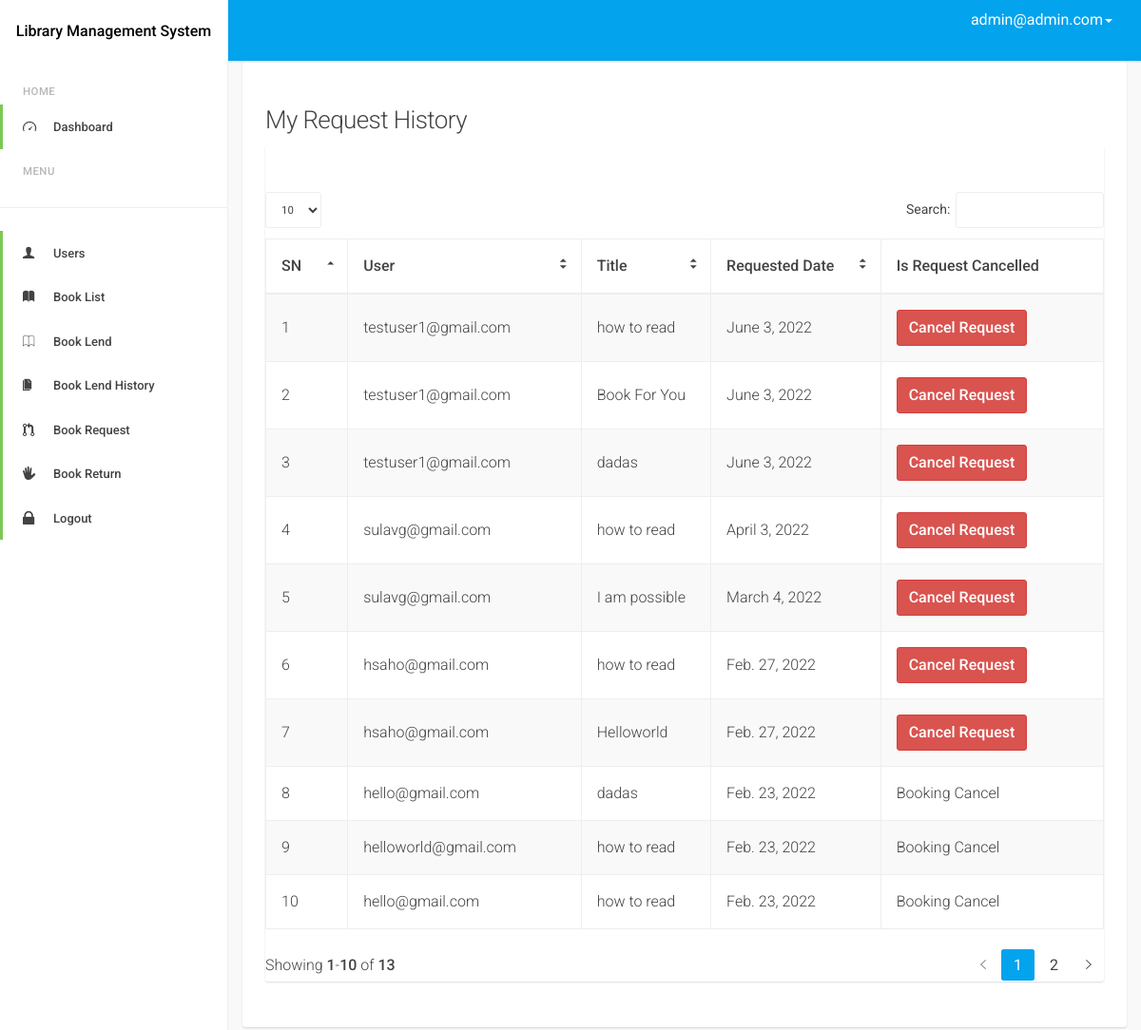
Page /admindash/book/request/view (signed in) on the committed database.
### accounts/models.py (models this page shows, shortened)
class MyUser(AbstractBaseUser):
    email = models.EmailField(
        verbose_name='email address',
        max_length=255,
        unique=True,
    )
    is_active = models.BooleanField(default=True)
    is_admin = models.BooleanField(default=False)
    is_staff_member = models.BooleanField(default=False)
    last_login = models.DateTimeField(blank=True, null=True, verbose_name="last login")
    is_email_verified = models.BooleanField(default=False)
    is_user_verified = models.BooleanField(default=False)
    objects = MyUserManager()
    USERNAME_FIELD = 'email'
    REQUIRED_FIELDS = []
    class Meta:
        verbose_name = 'User'
        verbose_name_plural = 'Users'
    def __str__(self):
        return self.email

### user_dash/models.py (models this page shows)
class RequestBook(models.Model):
    books = models.ForeignKey(Book, on_delete=models.PROTECT)
    user = models.ForeignKey(MyUser, on_delete=models.PROTECT)
    req_date = models.DateField(auto_now_add=True)
    is_req_cancelled = models.BooleanField(default=False)
    class Meta:
        unique_together = ['books', 'user', 'req_date']

### books/models.py (models this page shows, shortened)
class Book(models.Model):
    author = models.CharField(max_length=100)
    title = models.CharField(max_length=500)
    category = models.ForeignKey(BookCategory, on_delete=models.PROTECT)
    publication_name = models.CharField(max_length=300, blank=True, null=True)
    publication_date = models.DateField()

### admin_dash/views.py (the view)
# urls.py: path('book/request/view', views.RequestBookListView.as_view(), name='request_book_view'),
@method_decorator(is_admin(), name='dispatch')
class RequestBookListView(ListView):
    model = RequestBook
    template_name = 'admin_dash/book_request.html'
    context_object_name = 'books'
    def get_queryset(self):
        return RequestBook.objects.all().order_by('-req_date')

### decorator.py (called while the page is built)
def is_admin():
    def decorator(view_function):
        def wrap(request, *args, **kwargs):
            if request.user.is_authenticated:
                if request.user.is_admin:
                    return view_function(request, *args, **kwargs)
                else:
                    raise PermissionDenied
            else:
                return redirect('accounts:login')
        return wrap
    return decorator

### admin_dash/templates/admin_dash/book_request.html (shortened to what this page needs)
{% extends 'base.html' %}
{% load static %}
{% block body %}
    <div class="d-sm-flex align-items-center justify-content-between mb-4">
        <h1 class="h3 mb-0 text-gray-800">My Request History</h1>
    </div>
    <div class="row">
        <div class="col-lg-12">
            <div class="card mb-4">
                <div class="card-header py-3 d-flex flex-row align-items-center justify-content-between">
                </div>
                <div class="table-responsive p-3">
                    <table class="table table-bordered table-striped table-vcenter js-dataTable-full">
                        <thead class="thead-light">
                        <tr>
                            <th>SN</th>
                            <th>User</th>
                            <th>Title</th>
                            <th>Requested Date</th>
                            <th>Is Request Cancelled</th>
                        </tr>
                        </thead>
                        <tbody>
                        {% for book in books %}
                            <tr>
                                <td>{{ forloop.counter }}</td>
                                <td>{{ book.user }}</td>
                                <td>{{ book.books.title }}</td>
                                <td>{{ book.req_date }}</td>
                                <td>{% if book.is_req_cancelled %} Booking Cancel {% else %} <a href="{% url 'admin_dash:cancel_book_request' book.pk %}" class="btn btn-danger">Cancel Request</a>{% endif %}</td>
                            </tr>
                        {% endfor %}
                        </tbody>
                    </table>
                </div>
            </div>
        </div>
    </div>
{% endblock %}

### templates/base.html (shortened to what this page needs)
{% load static %}
<!DOCTYPE html>
<html lang="en">
<head>
    <link rel="stylesheet" href="{% static 'dashboard/assets/js/datatables/jquery.dataTables.min.css' %}"/>
    <link rel="stylesheet" id="css-font-awesome" href="{% static 'dashboard/assets/css/font-awesome.css' %}"/>
    <link rel="stylesheet" id="css-ionicons" href="{% static 'dashboard/assets/css/ionicons.css' %}"/>
    <link rel="stylesheet" id="css-bootstrap" href="{% static 'dashboard/assets/css/bootstrap.css' %}"/>
    <link rel="stylesheet" id="css-app" href="{% static 'dashboard/assets/css/app.css' %}"/>
</head>
<body id="page-top">
<body class="app-ui layout-has-drawer layout-has-fixed-header">
<div class="app-layout-canvas">
    <div class="app-layout-container">
        <aside class="app-layout-drawer">
            <div class="app-layout-drawer-scroll">
                <div id="logo" class="drawer-header">
                    <a href="/">
                        <h5 class="text-center" style="color: black;">Library Management System</h5>
                    </a>
                </div>
                <nav class="drawer-main">
                    <ul class="nav nav-drawer">
                        {% if request.user.is_admin %}
                            <li class="nav-item nav-drawer-header">Home</li>
                            <li class="nav-item active">
                                <a class="nav-link" href="{% url 'admin_dash:home' %}">
                                    <i class="ion-speedometer fa-4x"></i>
                                    <span>Dashboard</span></a>
                            </li>
                            <li class="nav-item nav-drawer-header">Menu</li>
                            <hr class="sidebar-divider">
                            <li class="nav-item active">
                                <a class="nav-link" href="{% url 'admin_dash:user_list_view' %}">
                                    <i class="ion-person fa-4x"></i>
                                    <span>Users</span></a>
                            </li>
                            <li class="nav-item active">
                                <a class="nav-link" href="{% url 'admin_dash:book_list' %}">
                                    <i class="ion-ios-book"></i>
                                    <span>Book List</span></a>
                            </li>
                            <li class="nav-item active">
                                <a class="nav-link" href="{% url 'admin_dash:student' %}">
                                    <i class="ion-ios-book-outline"></i>
                                    <span>Book Lend</span></a>
                            </li>
                            <li class="nav-item active">
                                <a class="nav-link" href="{% url 'admin_dash:book_history' %}">
                                    <i class="ion-ios-copy"></i>
                                    <span>Book Lend History</span></a>
                            </li>
                            <li class="nav-item active">
                                <a class="nav-link" href="{% url 'admin_dash:request_book_view' %}">
                                    <i class="ion-pull-request"></i>
                                    <span>Book Request</span></a>
                            </li>
                            <li class="nav-item active">
                                <a class="nav-link" href="{% url 'admin_dash:return_book' %}">
                                    <i class="ion-android-hand"></i>
                                    <span>Book Return</span></a>
                            </li>
                            <li class="nav-item active">
                                <a class="nav-link" href="{% url 'accounts:logout' %}">
                                    <i class="ion-locked"></i>
                                    <span>Logout</span></a>
                            </li>
                        {% endif %}
                    </ul>
                </nav>
            </div>
        </aside>
        <header class="app-layout-header">
            <nav class="navbar navbar-default">
                <div class="container-fluid">
                    <div class="collapse navbar-collapse" id="header-navbar-collapse">
                        <ul class="nav navbar-nav navbar-right navbar-toolbar">
                            <li class="dropdown dropdown-profile">
                                <a href="javascript:void(0)" data-toggle="dropdown">
                                    <span class="">{{ request.user }}<span class="caret"></span></span>
                                </a>
                            </li>
                        </ul>
                    </div>
                </div>
            </nav>
        </header>
        <main class="app-layout-content">
            <div class="container-fluid">
                <div class="card">
                    <div class="card-block">
                        {% block body %}
                        {% endblock %}
                    </div>
                </div>
            </div>
        </main>
    </div>
</div>
</body>
</html>

### static/dashboard/assets/css/app.css (style rules this page uses)
.app-layout-drawer { position: fixed; top: 0; bottom: 0; z-index: 5; display: block; width: 240px; border-right: 1px solid #eeeeee; font-weight: 500; background-color: #fff; visibility: hidden; -webkit-transform: translateX(-240px); transform: translateX(-240px); -webkit-transform-style: preserve-3d; transform-style: preserve-3d; -webkit-transition: 0.2s cubic-bezier(0.4, 0, 0.2, 1) 0.1s; transition: 0.2s cubic-bezier(0.4, 0, 0.2, 1) 0.1s; -webkit-transition-property: visibility, -webkit-transform; transition-property: visibility, -webkit-transform; transition-property: transform, visibility; transition-property: transform, visibility, -webkit-transform; }
.drawer-header { position: relative; overflow: hidden; width: 100%; height: 64px; line-height: 64px; line-height: 1; }
.drawer-header:before, .drawer-header:after { content: " "; display: table; }
.drawer-header:after { clear: both; }
.drawer-header a { display: block; height: auto; width: 100%; }
.drawer-main { margin-top: 24px; font-size: 13px; -webkit-transform: translateZ(0); transform: translateZ(0); }
.nav-drawer li a { padding-right: 24px; padding-left: 52.99999px; color: inherit; font-weight: 500; }
.nav-drawer > li > a { border-left: 3px solid transparent; padding-top: 14px; padding-bottom: 13px; }
.nav-drawer > .active > a { background-color: transparent; border-color: #7dc855; }
.nav-drawer > li > a > i { position: absolute; left: 21px; font-size: 1.25em; line-height: 1.25; }
.nav-drawer-header { padding: 15px 24px 5px; font-size: 87.5%; letter-spacing: .5px; text-transform: uppercase; opacity: .38; }
.nav-drawer-header:first-of-type { padding-top: 0; }
.app-layout-header { z-index: 4; background-color: #04a3ed; color: white; box-shadow: 0 1px 2px rgba(0, 0, 0, 0.14); }
.dropdown-profile a { padding-top: 8px !important; padding-bottom: 8px !important; }
.dropdown-profile a span { color: white; vertical-align: middle; }
.app-layout-content { height: 100%; width: 100%; }
@media screen and (min-width: 992px) { .layout-has-drawer .app-layout-header, .layout-has-drawer .app-layout-content, .layout-has-drawer .app-layout-footer { padding-left: 240px; } }
@media screen and (min-width: 992px) { .layout-has-drawer .app-layout-drawer { visibility: visible; -webkit-transform: translateX(0); transform: translateX(0); -webkit-transition: none; transition: none; } }
.layout-has-fixed-header .app-layout-header { position: fixed; top: 0; right: 0; left: 0; }
.layout-has-fixed-header .app-layout-content { padding-top: 64px; }
.card { margin-bottom: 24px; border-radius: 3px; box-shadow: 0 1px 2px rgba(0, 0, 0, 0.14); }
.card:not([class*="bg-"]) { background-color: #fff; }
.card-header { display: table; width: 100%; margin: 0; padding: 24px 24px; border-bottom: 1px solid transparent; border-top-right-radius: 3px; border-top-left-radius: 3px; }
.card-block { padding: 24px 24px; }
.card-block:first-child { border-top-right-radius: 3px; border-top-left-radius: 3px; }
.card-block > :first-child, .card-block > .row:first-child > [class*="col-"] > :first-child { margin-top: 0; }
.card-block > :last-child { margin-bottom: 0; }
.fa-4x { font-size: 4em; }
table.dataTable { margin-bottom: 16px !important; }
table.dataTable thead .sorting:after, table.dataTable thead .sorting_asc:after, table.dataTable thead .sorting_desc:after { font-family: Ionicons; opacity: 1; right: 1em; }
table.dataTable thead .sorting:after { content: '\f361\00a0\f363'; display: inline-block; -webkit-transform: rotate(90deg); transform: rotate(90deg); }
table.dataTable thead .sorting_asc:after { content: '\f365'; }
.table.dataTable thead > tr > th { padding-left: 1em; }

### rows in the picture
MyUser: user "admin@admin.com"
RequestBook: user "testuser1@gmail.com", books "how to read", req_date "June 3, 2022", is_req_cancelled "Cancel Request"
RequestBook: user "testuser1@gmail.com", books "Book For You", req_date "June 3, 2022", is_req_cancelled "Cancel Request"
RequestBook: user "testuser1@gmail.com", books "dadas", req_date "June 3, 2022", is_req_cancelled "Cancel Request"
RequestBook: user "sulavg@gmail.com", books "how to read", req_date "April 3, 2022", is_req_cancelled "Cancel Request"
RequestBook: user "sulavg@gmail.com", books "I am possible", req_date "March 4, 2022", is_req_cancelled "Cancel Request"
RequestBook: user "hsaho@gmail.com", books "how to read", req_date "Feb. 27, 2022", is_req_cancelled "Cancel Request"
RequestBook: user "hsaho@gmail.com", books "Helloworld", req_date "Feb. 27, 2022", is_req_cancelled "Cancel Request"
RequestBook: user "hello@gmail.com", books "dadas", req_date "Feb. 23, 2022", is_req_cancelled "Booking Cancel"
RequestBook: user "helloworld@gmail.com", books "how to read", req_date "Feb. 23, 2022", is_req_cancelled "Booking Cancel"
RequestBook: user "hello@gmail.com", books "how to read", req_date "Feb. 23, 2022", is_req_cancelled "Booking Cancel"
